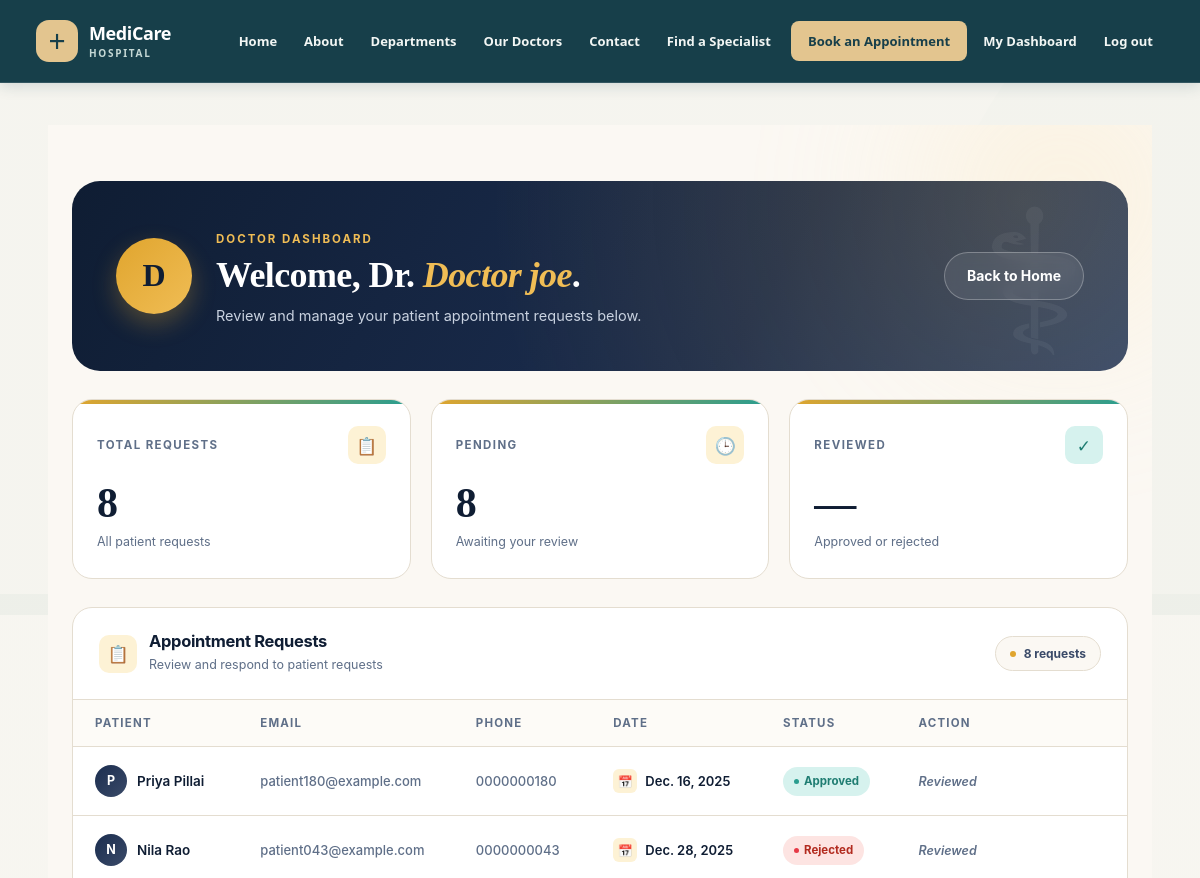
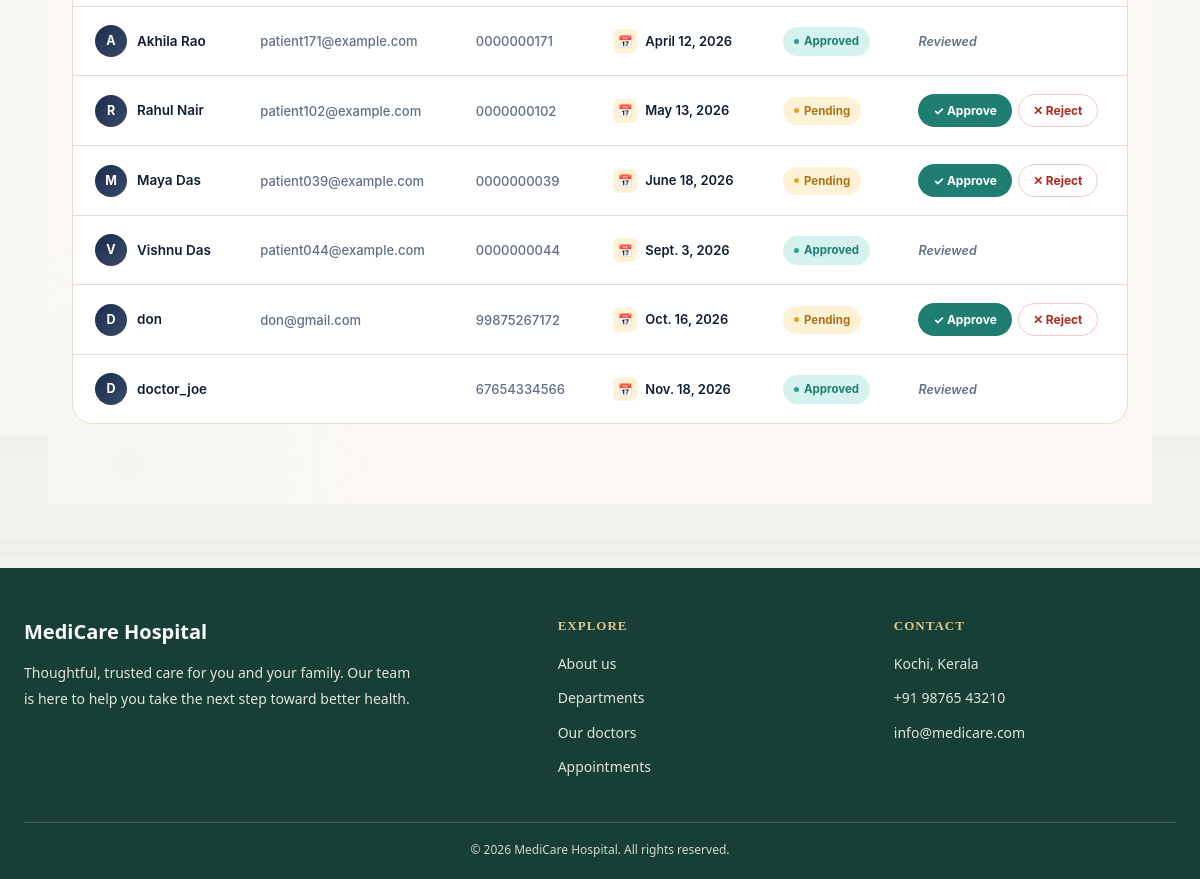
Screenshot of /doctor_dashboard/ (signed in) with the database file from the repository (2 pictures, top to bottom).
### home/models.py (models this page shows, shortened)
class  Doctor(models.Model):
    user = models.OneToOneField(
    settings.AUTH_USER_MODEL,
    on_delete=models.SET_NULL,
    null=True,
    blank=True,
    related_name='doctor_profile'
)
    doc_name=models.CharField(max_length=100)
    doc_disc=models.TextField()
    doc_spec=models.CharField(max_length=100)
    doc_dept=models.ForeignKey(department,on_delete=models.CASCADE)
    doc_image=models.ImageField(upload_to='doctors/',null=True,blank=True)

class booking(models.Model):
       STATUS_CHOICES = [
        ('Pending', 'Pending'),
        ('Approved', 'Approved'),
        ('Rejected', 'Rejected'),
    ]
       patient_name=models.CharField(max_length=100)
       patient_email=models.EmailField()
       patient_phone=models.CharField(max_length=15)
       booking_on=models.DateField()
       doctor=models.ForeignKey(Doctor,on_delete=models.CASCADE)
       status = models.CharField(
        max_length=20,
        choices=STATUS_CHOICES,
        default='Pending'
    )

### home/views.py (the view)
# urls.py: path('doctor_dashboard/', views.doctor_dashboard, name='doctor_dashboard'),
@login_required
def doctor_dashboard(request):
    doctor = get_object_or_404(Doctor, user=request.user)
    appointments = Booking.objects.filter(
        doctor=doctor
    ).order_by('booking_on')
    context = {
        'doctor': doctor,
        'appointments': appointments,
    }
    return render(request, 'doctor_dashboard.html', context)

### home/templates/doctor_dashboard.html (shortened to what this page needs)
{% extends 'base.html' %}
{% block content %}
<section class="dr-page">
    <div class="wrap">
        <div class="dr-hero">
            <div class="dr-hero-inner">
                <div class="dr-avatar">
                    {{ doctor.doc_name|slice:":1"|upper }}
                </div>
                <div class="dr-hero-text">
                    <span class="dr-kicker">Doctor Dashboard</span>
                    <h1>Welcome, Dr. <em>{{ doctor.doc_name }}</em>.</h1>
                    <p>Review and manage your patient appointment requests below.</p>
                </div>
                <div class="dr-hero-actions">
                    <a href="{% url 'index' %}" class="btn btn-ghost">Back to Home</a>
                </div>
            </div>
        </div>
        <div class="dr-stats">
            <div class="stat-card">
                <div class="stat-head">
                    <span class="stat-label">Total Requests</span>
                    <div class="stat-icon amber">📋</div>
                </div>
                <p class="stat-value">{{ appointments|length }}</p>
                <p class="stat-sub">All patient requests</p>
            </div>
            <div class="stat-card">
                <div class="stat-head">
                    <span class="stat-label">Pending</span>
                    <div class="stat-icon amber">🕒</div>
                </div>
                <p class="stat-value">
                    {% with pending=appointments|dictsort:"status" %}
                        {{ appointments|length }}
                    {% endwith %}
                </p>
                <p class="stat-sub">Awaiting your review</p>
            </div>
            <div class="stat-card">
                <div class="stat-head">
                    <span class="stat-label">Reviewed</span>
                    <div class="stat-icon teal">✓</div>
                </div>
                <p class="stat-value">—</p>
                <p class="stat-sub">Approved or rejected</p>
            </div>
        </div>
        <div class="dr-section">
            <div class="section-top">
                <div class="section-title">
                    <div class="s-icon">📋</div>
                    <div>
                        <h2>Appointment Requests</h2>
                        <p>Review and respond to patient requests</p>
                    </div>
                </div>
                {% if appointments %}
                <span class="section-count">
                    <span class="dot"></span>
                    {{ appointments|length }} request{{ appointments|length|pluralize }}
                </span>
                {% endif %}
            </div>
            {% if appointments %}
                <div class="table-wrap">
                    <table class="appointment-table">
                        <thead>
                            <tr>
                                <th>Patient</th>
                                <th>Email</th>
                                <th>Phone</th>
                                <th>Date</th>
                                <th>Status</th>
                                <th>Action</th>
                            </tr>
                        </thead>
                        <tbody>
                            {% for appointment in appointments %}
                            <tr>
                                <td>
                                    <div class="patient-cell">
                                        <div class="patient-avatar">
                                            {{ appointment.patient_name|slice:":1"|upper }}
                                        </div>
                                        <span class="name">{{ appointment.patient_name }}</span>
                                    </div>
                                </td>
                                <td>
                                    <span class="contact-cell">
                                        <a href="mailto:{{ appointment.patient_email }}">{{ appointment.patient_email }}</a>
                                    </span>
                                </td>
                                <td>
                                    <span class="contact-cell">
                                        <a href="tel:{{ appointment.patient_phone }}">{{ appointment.patient_phone }}</a>
                                    </span>
                                </td>
                                <td>
                                    <span class="date-badge">
                                        <span class="cal">📅</span>
                                        {{ appointment.booking_on }}
                                    </span>
                                </td>
                                <td>
                                    {% if appointment.status == 'Pending' %}
                                        <span class="status-pill pending"><span class="dot"></span> Pending</span>
                                    {% elif appointment.status == 'Approved' %}
                                        <span class="status-pill approved"><span class="dot"></span> Approved</span>
                                    {% elif appointment.status == 'Rejected' %}
                                        <span class="status-pill rejected"><span class="dot"></span> Rejected</span>
                                    {% else %}
                                        <span class="status-pill pending"><span class="dot"></span> {{ appointment.status }}</span>
                                    {% endif %}
                                </td>
                                <td>
                                    {% if appointment.status == 'Pending' %}
                                        <form method="POST"
                                              action="{% url 'update_appointment_status' appointment.id %}"
                                              class="action-form">
                                            <button type="submit" name="status" value="Approved" class="action-btn approve">
                                                ✓ Approve
                                            </button>
                                            <button type="submit" name="status" value="Rejected" class="action-btn reject">
                                                ✕ Reject
                                            </button>
                                        </form>
                                    {% else %}
                                        <span class="final-status">Reviewed</span>
                                    {% endif %}
                                </td>
                            </tr>
                            {% endfor %}
                        </tbody>
                    </table>
                </div>
            {% else %}
                <div class="dr-empty">
                    <div class="empty-icon">📋</div>
                    <h3>No appointment requests</h3>
                    <p>When patients book appointments with you, they'll appear here for review.</p>
                </div>
            {% endif %}
        </div>
    </div>
</section>
{% endblock %}

### home/static/home/css/site.css (style rules this page uses)
:root { color-scheme: light; --ink: #263b32; --muted: #718075; --brand: #286b54; --brand-dark: #173f35; --brand-soft: #eaf0e8; --accent: #bd9454; --line: #e5e0d4; --surface: #fffefa; --page: #f7f5ef; --shadow: 0 12px 32px rgba(38, 59, 50, 0.09); }
* { box-sizing: border-box; }
html { min-width: 320px; scroll-behavior: smooth; }
body { min-height: 100vh; display: flex; flex-direction: column; margin: 0; background-color: var(--page); background-image: linear-gradient(rgba(247, 245, 239, 0.88), rgba(247, 245, 239, 0.88)), url("../images/hospital-background.svg"); background-position: center, center; background-repeat: no-repeat; background-size: cover; color: var(--ink); font-family: "Segoe UI", Tahoma, Geneva, Verdana, sans-serif; line-height: 1.6; -webkit-font-smoothing: antialiased; }
a { color: var(--brand); }
h1, h2, h3 { font-family: Georgia, "Times New Roman", serif; letter-spacing: -0.02em; }
button { font-family: inherit; }

### rows the page displays
Doctor: doc_name "D", doc_name "Doctor joe"
booking: patient_name "P", patient_name "Priya Pillai", patient_email "patient180@example.com", patient_phone "0000000180", booking_on "Dec. 16, 2025", status "Approved" (drawn)
booking: patient_name "N", patient_name "Nila Rao", patient_email "patient043@example.com", patient_phone "0000000043", booking_on "Dec. 28, 2025", status "Rejected" (drawn)
booking: patient_name "A", patient_name "Akhila Rao", patient_email "patient171@example.com", patient_phone "0000000171", booking_on "April 12, 2026", status "Approved" (drawn)
booking: patient_name "R", patient_name "Rahul Nair", patient_email "patient102@example.com", patient_phone "0000000102", booking_on "May 13, 2026", status "Pending" (drawn)
booking: patient_name "M", patient_name "Maya Das", patient_email "patient039@example.com", patient_phone "0000000039", booking_on "June 18, 2026", status "Pending" (drawn)
booking: patient_name "V", patient_name "Vishnu Das", patient_email "patient044@example.com", patient_phone "0000000044", booking_on "Sept. 3, 2026", status "Approved" (drawn)
booking: patient_name "D", patient_name "don", patient_email "don@gmail.com", patient_phone "99875267172", booking_on "Oct. 16, 2026", status "Pending" (drawn)
booking: patient_name "D", patient_name "doctor_joe", patient_phone "67654334566", booking_on "Nov. 18, 2026", status "Approved" (drawn)

### other values shown
{{ appointments|length }} "8"
